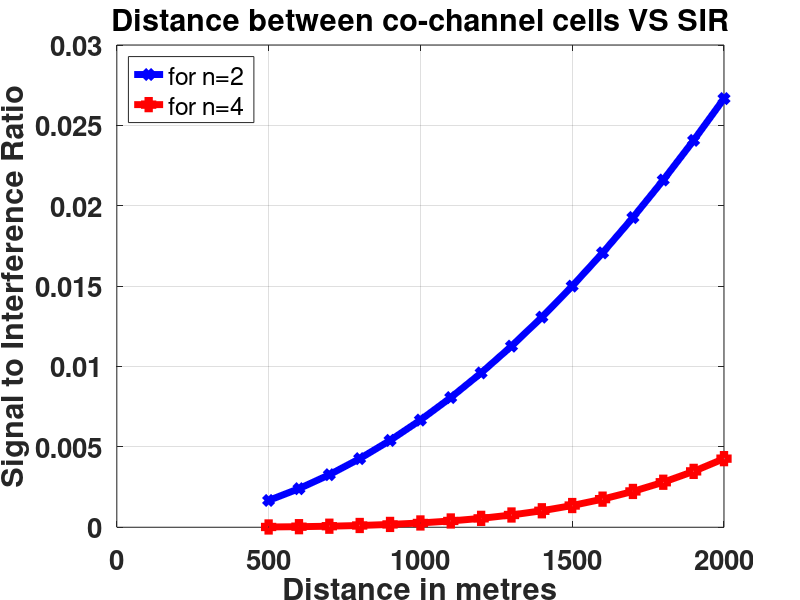

The MATLAB script that drew this image:
% Plot distance between co-channel cells Vs. SIR. Use the following values:
% i.D = 500:100:2000m
% ii.R = 5km
% iii.n = 2, 4
% iv.N= 5,7

clc
clear all
close all
D=500:100:2000;
R=5000;
n1=2;
n2=4;
%N=5,7;
SIR1=((D./R).^(n1))/6;
SIR2=((D./R).^(n2))/6;
plot(D,SIR1,'LineWidth',5,'color','b','Marker','diamond');
hold on
plot(D,SIR2,'LineWidth',5,'color','r','Marker','square');
grid on;
title("Distance between co-channel cells VS SIR");
xlabel("Distance in metres");
ylabel("Signal to Interference Ratio");
legend('for n=2','for n=4','Location','northwest');
set(gca,'FontSize',20,'FontWeight','bold');
